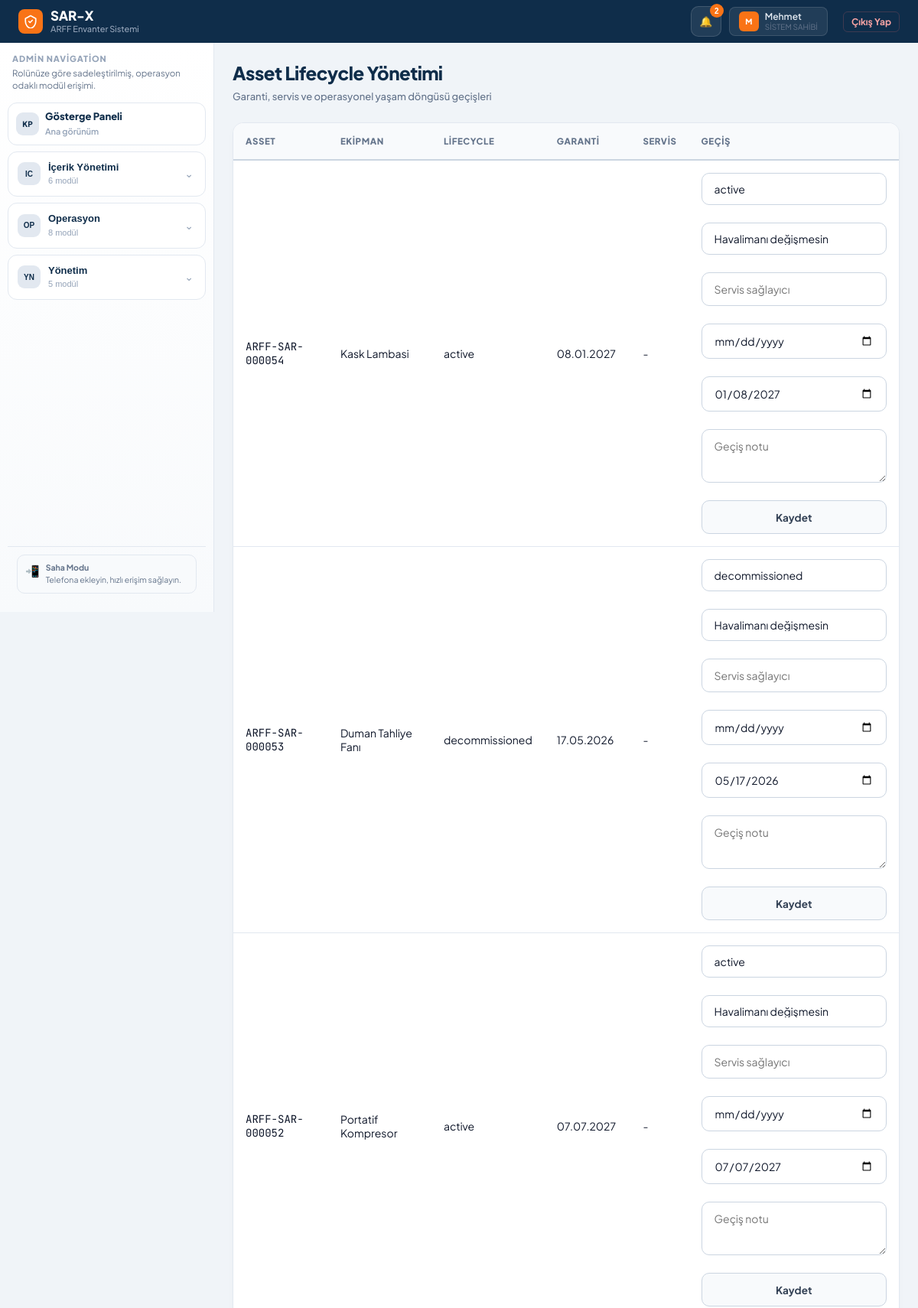
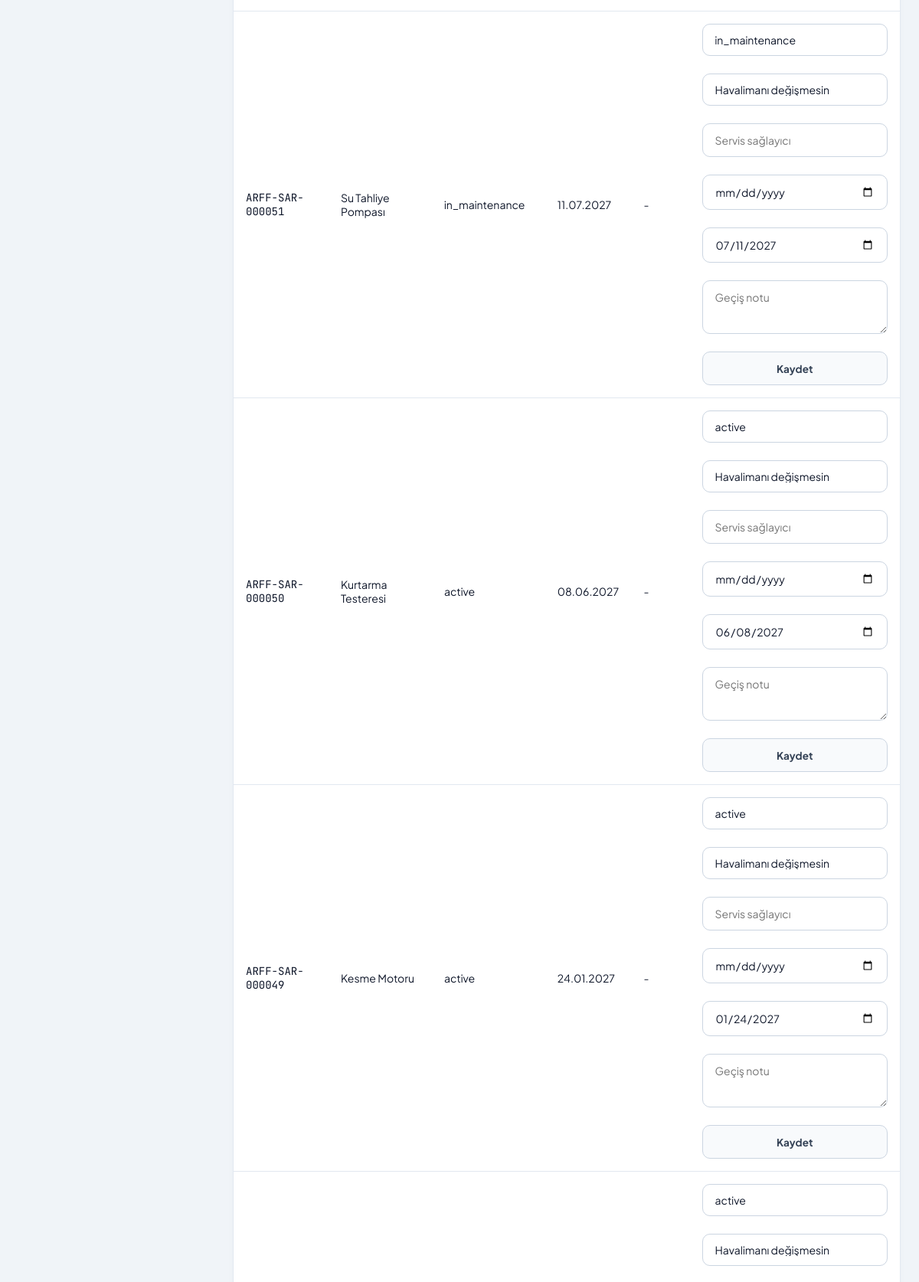
Screenshot of /asset-lifecycle (signed in, upper part) with the database file from the repository (2 pictures, top to bottom).
### models.py (models this page shows, shortened)
class TimestampMixin:
    created_at = db.Column(db.DateTime, default=get_tr_now)
    updated_at = db.Column(db.DateTime, default=get_tr_now, onupdate=get_tr_now)

class SoftDeleteMixin:
    is_deleted = db.Column(db.Boolean, default=False, index=True) # Hızlı filtreleme için indekslendi
    deleted_at = db.Column(db.DateTime, nullable=True)

class Kullanici(db.Model, UserMixin, TimestampMixin, SoftDeleteMixin):
    __tablename__ = 'kullanici'
    id = db.Column(db.Integer, primary_key=True)
    kullanici_adi = db.Column(db.String(50), unique=True, nullable=False)
    sifre_hash = db.Column(db.String(256))
    tam_ad = db.Column(db.String(100), nullable=False)
    rol = db.Column(db.String(20), nullable=False, default='personel', index=True)
    havalimani_id = db.Column(db.Integer, db.ForeignKey('havalimani.id'), nullable=True, index=True)
    telefon_numarasi = db.Column(db.String(32))
    sertifika_tarihi = db.Column(db.Date)
    uzmanlik_alani = db.Column(db.String(100))
    kayit_tarihi = db.Column(db.DateTime, default=get_tr_now)
    assigned_work_orders = db.relationship(
        'WorkOrder',
        foreign_keys='WorkOrder.assigned_user_id',
        backref='assigned_user',
        lazy=True
    )
    created_work_orders = db.relationship(
        'WorkOrder',
        foreign_keys='WorkOrder.created_user_id',
        backref='created_user',
        lazy=True
    )

class Role(db.Model, TimestampMixin):
    __tablename__ = 'role'
    id = db.Column(db.Integer, primary_key=True)
    key = db.Column(db.String(50), nullable=False, unique=True, index=True)
    label = db.Column(db.String(100), nullable=False)
    scope = db.Column(db.String(20), default='global', nullable=False)
    is_system = db.Column(db.Boolean, default=True, nullable=False, index=True)
    is_active = db.Column(db.Boolean, default=True, nullable=False, index=True)
    permissions = db.relationship('RolePermission', backref='role', lazy=True, cascade='all, delete-orphan')

class InventoryAsset(db.Model, TimestampMixin, SoftDeleteMixin):
    __tablename__ = 'inventory_asset'
    id = db.Column(db.Integer, primary_key=True)
    equipment_template_id = db.Column(
        db.Integer,
        db.ForeignKey('equipment_template.id'),
        nullable=False,
        index=True
    )
    havalimani_id = db.Column(
        db.Integer,
        db.ForeignKey('havalimani.id'),
        nullable=False,
        index=True
    )
    legacy_material_id = db.Column(
        db.Integer,
        db.ForeignKey('malzeme.id'),
        nullable=True,
        index=True
    )
    parent_asset_id = db.Column(
        db.Integer,
        db.ForeignKey('inventory_asset.id'),
        nullable=True,
        index=True
    )
    serial_no = db.Column(db.String(120), index=True)
    qr_code = db.Column(db.String(150), unique=True, index=True)
    asset_tag = db.Column(db.String(120), index=True)
    unit_count = db.Column(db.Integer, default=1)
    depot_location = db.Column(db.String(150))
    status = db.Column(db.String(30), default='aktif', index=True)
    maintenance_state = db.Column(db.String(30), default='normal', index=True)
    last_maintenance_date = db.Column(db.Date)
    next_maintenance_date = db.Column(db.Date, index=True)
    last_calibration_date = db.Column(db.Date)
    next_calibration_date = db.Column(db.Date)
    acquired_date = db.Column(db.Date)
    warranty_end_date = db.Column(db.Date)
    notes = db.Column(db.Text)
    maintenance_period_days = db.Column(db.Integer)
    is_critical = db.Column(db.Boolean, default=False, index=True)
    last_meter_sync_at = db.Column(db.DateTime, nullable=True, index=True)
    calibration_counter = db.Column(db.Integer, default=0)
    parent_asset = db.relationship(
        'InventoryAsset',
        remote_side=[id],
        backref=db.backref('child_assets', lazy='select'),
        foreign_keys=[parent_asset_id],
    )
    maintenance_plans = db.relationship('MaintenancePlan', backref='asset', lazy=True)
    work_orders = db.relationship('WorkOrder', backref='asset', lazy=True, cascade='all, delete-orphan')
    maintenance_histories = db.relationship(
        'MaintenanceHistory',
        backref='asset',
        lazy=True,
        cascade='all, delete-orphan'
    )
    meter_readings = db.relationship('AssetMeterReading', backref='asset', lazy=True, cascade='all, delete-orphan')
    meter_definitions = db.relationship('MeterDefinition', backref='asset_owner', lazy=True)
    trigger_rules = db.relationship('MaintenanceTriggerRule', backref='asset_owner', lazy=True)
    operational_state = db.relationship(
        'AssetOperationalState',
        backref='asset',
        uselist=False,
        lazy=True,
        cascade='all, delete-orphan',
    )
    calibration_schedules = db.relationship('CalibrationSchedule', backref='asset', lazy=True, cascade='all, delete-orphan')
    calibration_records = db.relationship('CalibrationRecord', backref='asset', lazy=True, cascade='all, delete-orphan')
    @property
    def qr_serial(self):
        return f"{self.id:06d}" if self.id else None
    @property
    def asset_code(self):
        serial = self.qr_serial
        return f"ARFF-SAR-{serial}" if serial else None
    @property
    def lifecycle_status(self):
        from extensions import table_exists
        if table_exists("asset_operational_state") and self.operational_state and self.operational_state.lifecycle_status:
            return self.operational_state.lifecycle_status
        if self.status == "hurda":
            return "disposed"
        if self.status == "pasif":
            return "decommissioned"
        if self.status == "bakimda":
            return "in_maintenance"
        return "active"

class EquipmentTemplate(db.Model, TimestampMixin, SoftDeleteMixin):
    __tablename__ = 'equipment_template'
    id = db.Column(db.Integer, primary_key=True)
    name = db.Column(db.String(120), nullable=False, index=True)
    category = db.Column(db.String(80), index=True)
    brand = db.Column(db.String(80))
    model_code = db.Column(db.String(80))
    description = db.Column(db.Text)
    technical_specs = db.Column(db.Text)
    manufacturer = db.Column(db.String(120))
    maintenance_period_days = db.Column(db.Integer, default=180)
    criticality_level = db.Column(db.String(20), default='normal', index=True)
    default_maintenance_form_id = db.Column(
        db.Integer,
        db.ForeignKey('maintenance_form_template.id'),
        nullable=True
    )
    is_active = db.Column(db.Boolean, default=True, nullable=False, index=True)
    default_maintenance_form = db.relationship(
        'MaintenanceFormTemplate',
        foreign_keys=[default_maintenance_form_id]
    )
    assets = db.relationship('InventoryAsset', backref='equipment_template', lazy=True)
    maintenance_plans = db.relationship('MaintenancePlan', backref='equipment_template', lazy=True)

### routes/inventory.py (the view, shortened to what this page needs)
@inventory_bp.route("/asset-lifecycle", methods=["GET", "POST"])
@login_required
@permission_required("inventory.view")
def asset_lifecycle():
    assets = [asset for asset in _asset_scope().order_by(InventoryAsset.created_at.desc()).all()]
    airports = Havalimani.query.filter_by(is_deleted=False).order_by(Havalimani.kodu.asc()).all()
    return render_template("asset_lifecycle.html", assets=assets, airports=airports, lifecycle_statuses=["planned", "received", "active", "in_maintenance", "calibration_due", "out_of_service", "decommissioned", "disposed", "transferred"])

### extensions.py (called while the page is built, shortened)
def _schema_cache():
    if not current_app:
        return {"tables": {}, "columns": {}}
    return current_app.extensions.setdefault(
        "schema_cache",
        {"tables": {}, "columns": {}},
    )

def table_exists(table_name):
    try:
        if not current_app:
            return False
        cache = _schema_cache()
        if cache["tables"].get(table_name) is True:
            return cache["tables"][table_name]
    except Exception:
        return False

### routes/inventory.py (called while the page is built)
def _asset_scope():
    query = InventoryAsset.query.filter_by(is_deleted=False)
    if has_permission("logs.view") or has_permission("settings.manage"):
        return query
    return query.filter_by(havalimani_id=current_user.havalimani_id)

### templates/asset_lifecycle.html (shortened to what this page needs)
{% extends "base.html" %}
{% block body %}
<div class="page-header">
    <div>
        <div class="page-title">Asset Lifecycle Yönetimi</div>
        <div class="page-meta">Garanti, servis ve operasyonel yaşam döngüsü geçişleri</div>
    </div>
</div>
<div class="panel">
    <div class="table-container">
        <table class="data-table">
            <thead>
                <tr>
                    <th>Asset</th>
                    <th>Ekipman</th>
                    <th>Lifecycle</th>
                    <th>Garanti</th>
                    <th>Servis</th>
                    <th>Geçiş</th>
                </tr>
            </thead>
            <tbody>
                {% for asset in assets %}
                <tr>
                    <td style="font-family:var(--mono);">{{ asset.asset_code }}</td>
                    <td>{{ asset.equipment_template.name if asset.equipment_template else '-' }}</td>
                    <td>{{ asset.lifecycle_status }}</td>
                    <td>{{ asset.warranty_end_date.strftime('%d.%m.%Y') if asset.warranty_end_date else '-' }}</td>
                    <td>{{ asset.operational_state.service_provider if asset.operational_state else '-' }}</td>
                    <td>
                        <form method="POST" style="display:grid; gap:8px;">
                            <select name="lifecycle_status" class="form-control">
                                {% for status in lifecycle_statuses %}
                                <option value="{{ status }}" {% if asset.lifecycle_status == status %}selected{% endif %}>{{ status }}</option>
                                {% endfor %}
                            </select>
                            <select name="target_airport_id" class="form-control">
                                <option value="">Havalimanı değişmesin</option>
                            </select>
                            <input name="service_provider" class="form-control" placeholder="Servis sağlayıcı" value="{{ asset.operational_state.service_provider if asset.operational_state else '' }}">
                            <input type="date" name="warranty_start" class="form-control" value="{{ asset.operational_state.warranty_start.strftime('%Y-%m-%d') if asset.operational_state and asset.operational_state.warranty_start else '' }}">
                            <input type="date" name="warranty_end" class="form-control" value="{{ asset.warranty_end_date.strftime('%Y-%m-%d') if asset.warranty_end_date else '' }}">
                            <textarea name="lifecycle_note" class="form-control" style="height:70px;" placeholder="Geçiş notu">{{ asset.operational_state.lifecycle_note if asset.operational_state else '' }}</textarea>
                            <button class="btn btn-secondary" type="submit">Kaydet</button>
                        </form>
                    </td>
                </tr>
                {% else %}
                <tr><td colspan="6" style="text-align:center; color:var(--text3);">Kayıt bulunamadı.</td></tr>
                {% endfor %}
            </tbody>
        </table>
    </div>
</div>
{% endblock %}

### templates/base.html (shortened to what this page needs)
<!DOCTYPE html>
<html lang="tr">
<head>
</head>
<body>
<div class="app-shell">
  <header class="topbar">
    <a href="{{ url_for(home_endpoint) }}" class="logo">
      <div class="logo-mark">
        <svg viewBox="0 0 24 24"><path d="M12 2L3 7v5c0 5.5 3.8 10.7 9 12 5.2-1.3 9-6.5 9-12V7L12 2z"/><path d="M9 12l2 2 4-4"/></svg>
      </div>
      <div>
        <div class="logo-text-main">SAR-X</div>
        <div class="logo-text-sub">ARFF Envanter Sistemi</div>
      </div>
    </a>
    <div class="topbar-end">
      <div class="notification-wrap">
        <button type="button" class="notification-btn" id="notificationToggle" aria-label="Bildirimler">
          🔔
          {% if unread_notification_count %}
          <span class="notification-count">{{ unread_notification_count }}</span>
          {% endif %}
        </button>
      </div>
      <div class="user-chip">
        <div class="user-avatar">{{ kullanici_ad[0] if kullanici_ad else 'U' }}</div>
        <div>
          <div class="user-name">{{ kullanici_ad }}</div>
          <div class="user-role">{{ rol_etiketi or rol }}</div>
        </div>
      </div>
      <form method="POST" action="{{ url_for('auth.logout') }}" style="display:inline;">
        <button type="submit" class="logout-btn">Çıkış Yap</button>
      </form>
    </div>
  </header>
  <nav class="sidebar" id="sidebarNav">
    <div class="sidebar-head">
      <div class="sidebar-kicker">Admin Navigation</div>
      <div class="sidebar-subtitle">Rolünüze göre sadeleştirilmiş, operasyon odaklı modül erişimi.</div>
    </div>
    {% for group in sidebar_groups %}
    {% if group.single_link %}
    {% set item = group["items"][0] %}
    <section class="sidebar-group" data-group="{{ group.key }}" data-sidebar-direct="{{ group.key }}">
      <a href="{{ item.url }}" class="sidebar-group-toggle nav-item {% if item.active %}active{% endif %}" style="margin-top:0;" data-sidebar-link {% if item.active %}aria-current="page"{% endif %}>
        <div class="sidebar-group-icon">{{ group.icon }}</div>
        <div class="sidebar-group-body">
          <div class="sidebar-group-label">{{ group.label }}</div>
          <div class="sidebar-group-meta">Ana görünüm</div>
        </div>
      </a>
    </section>
    {% else %}
    <section class="sidebar-group {% if group.open %}is-open{% endif %}" data-group="{{ group.key }}" data-sidebar-state="{% if group.open %}open{% else %}closed{% endif %}">
      <button
        type="button"
        class="sidebar-group-toggle"
        data-sidebar-group="{{ group.key }}"
        id="sidebarGroupToggle-{{ group.key }}"
        aria-expanded="{% if group.open %}true{% else %}false{% endif %}"
        aria-controls="sidebarGroup-{{ group.key }}"
      >
        <div class="sidebar-group-icon">{{ group.icon }}</div>
        <div class="sidebar-group-body">
          <div class="sidebar-group-label">{{ group.label }}</div>
          <div class="sidebar-group-meta">{{ group["items"]|length }} modül</div>
        </div>
        <div class="sidebar-group-chevron">⌄</div>
      </button>
    </section>
    {% endif %}
    {% endfor %}
    <div class="sidebar-footer">
      <div class="pwa-banner">
        <div class="pwa-icon">📲</div>
        <div class="pwa-text">
          <strong>Saha Modu</strong>
          Telefona ekleyin, hızlı erişim sağlayın.
        </div>
      </div>
    </div>
  </nav>
  <main class="main-content">
    <div class="main-inner">
        {% block body %}{% endblock %}
    </div>
  </main>
</div>
</body>
</html>

### rows the page displays
Kullanici: tam_ad "M", tam_ad "Mehmet"
Role: label "SISTEM SAHIBI"
InventoryAsset: asset_code "ARFF-SAR-000054", equipment_template "Kask Lambasi", lifecycle_status "active", warranty_end_date "08.01.2027", operational_state "-", warranty_end "01/08/2027"
InventoryAsset: asset_code "ARFF-SAR-000053", equipment_template "Duman Tahliye Fanı", lifecycle_status "decommissioned", warranty_end_date "17.05.2026", operational_state "-", warranty_end "05/17/2026"
InventoryAsset: asset_code "ARFF-SAR-000052", equipment_template "Portatif Kompresor", lifecycle_status "active", warranty_end_date "07.07.2027", operational_state "-", warranty_end "07/07/2027"
InventoryAsset: asset_code "ARFF-SAR-000051", equipment_template "Su Tahliye Pompası", lifecycle_status "in_maintenance", warranty_end_date "11.07.2027", operational_state "-", warranty_end "07/11/2027"
InventoryAsset: asset_code "ARFF-SAR-000050", equipment_template "Kurtarma Testeresi", lifecycle_status "active", warranty_end_date "08.06.2027", operational_state "-", warranty_end "06/08/2027"
InventoryAsset: asset_code "ARFF-SAR-000049", equipment_template "Kesme Motoru", lifecycle_status "active", warranty_end_date "24.01.2027", operational_state "-", warranty_end "01/24/2027"
InventoryAsset: lifecycle_status "active"

### other values shown
{{ unread_notification_count }} "2"
{{ group.icon }} "KP"
{{ group.label }} "Gösterge Paneli"
{{ group.icon }} "IC" "OP" "YN"
{{ group.label }} "İçerik Yönetimi" "Operasyon" "Yönetim"
{{ group["items"]|length }} "6" "8" "5"
